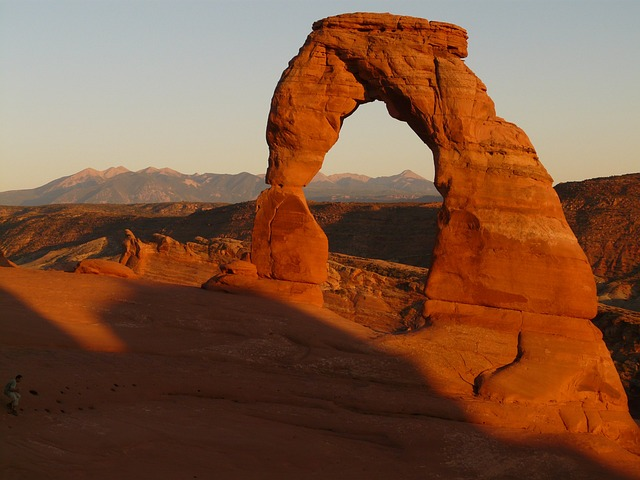
#> input picture abgabe4/p04_arches.jpg, 640 x 480 px
$ python abgabe4.py   (older library calls are emulated)
#> lines starting #> are read from the running program, lines starting #| are printed output that depends on the picture; after the words box and inside, x2 and y2 are one past the last pixel; in counts of white or black regions, pixels touching at a corner belong together
#> further down, image is the input picture: shape (480, 640, 3); mean B, G, R 61.6, 86.2, 128.3
import cv2
import numpy as np

original_image_url = "p04_arches.jpg"
sigma = 5.0
N = 3


def apply_laplacian_of_gaussian(image, kernel_size, sigma):
    # Apply Gaussian smoothing
    blurred = cv2.GaussianBlur(image, (kernel_size, kernel_size), sigma)

    # Apply Laplacian operator
    laplacian = cv2.Laplacian(blurred, cv2.CV_64F)

    return laplacian


def change_brightness(image, brightness_factor):
    # Convert the image to floating-point representation
    image_float = image.astype(np.float32) / 255.0

    # Apply the brightness factor
    image_brightness = image_float * brightness_factor

    # Clip the pixel values to the range [0, 1]
    image_brightness = np.clip(image_brightness, 0, 1)

    # Convert the image back to the original data type
    image_brightness = (image_brightness * 255).astype(np.uint8)

    return image_brightness


# ------------------------ Task 1a ------------------------

def gaussian(x: int, y: int, sigma: float):
    return (1.0 / (2 * np.pi * (sigma ** 2))) * np.exp(-(x ** 2 + y ** 2) / (2 * sigma ** 2))


def create_kernel(n: int, sigma: float) -> np.ndarray:
#> called with n = 3, sigma = 5
    filter_size = 2 * n + 1

    # Create empty Kernel
    kernel = np.zeros((filter_size, filter_size), np.float32)

    m = filter_size // 2
    n = filter_size // 2

    # Calculate Values for kernel
    for x in range(-m, m + 1):
        for y in range(-n, n + 1):
            kernel[x + m, y + n] = gaussian(x, y, sigma)

    kernel /= kernel.sum()

    return kernel


# ------------------------ Task 1b ------------------------

def gradient(image):
    # Sobel Kernel x
    sobel_x = np.array([[-1, 0, 1],
                        [-2, 0, 2],
                        [-1, 0, 1]])

    # Sobel Kernel y
    sobel_y = np.array([[-1, -2, -1],
                        [0, 0, 0],
                        [1, 2, 1]])

    # Calculate Gradient x and y direction
    gradient_x = cv2.filter2D(image, cv2.CV_64F, sobel_x)
    gradient_y = cv2.filter2D(image, cv2.CV_64F, sobel_y)

    # Calculate Gradient magnitude and Gradient direction
    gradient_magnitude = np.sqrt(gradient_x ** 2 + gradient_y ** 2)
    gradient_direction = np.arctan2(gradient_y, gradient_x)
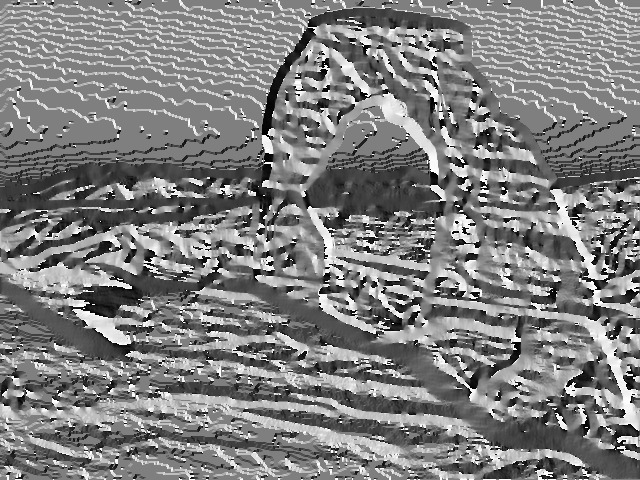
#> gradient_direction: shape (480, 640) float64; min -3.14, max 3.14, mean 0.000416; drawn with min black and max white

    return gradient_magnitude, gradient_direction


# ------------------------ Task 1c ------------------------

def non_max_suppression(gradient_magnitude, gradient_direction):
    # Create an empty output matrix
    output = np.zeros_like(gradient_magnitude, dtype=np.float32)

    # Round gradient direction to nearest 45 degrees
    direction = np.round(gradient_direction / (np.pi / 4)) % 4
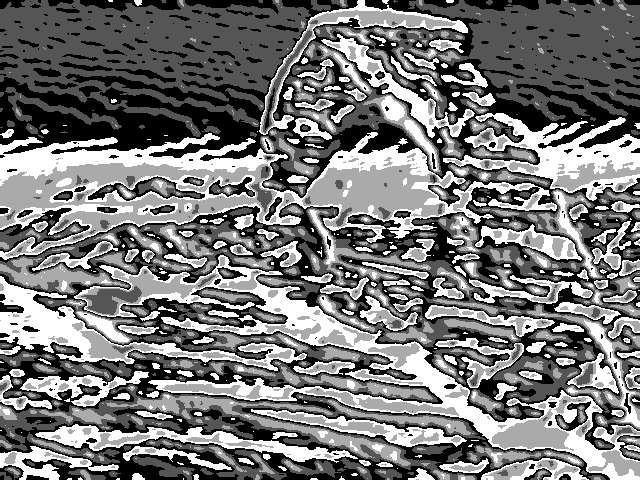
#> direction: shape (480, 640) float64; min 0, max 3, mean 1.4; drawn with min black and max white

    # Loop over every pixel in the gradient image
    for i in range(1, gradient_magnitude.shape[0] - 1):
        for j in range(1, gradient_magnitude.shape[1] - 1):
            # Check if the current pixel is a local maximum in its direction
            if direction[i, j] == 0:  # Direction: 0 degrees
                output[i, j] = gradient_magnitude[i, j] if (gradient_magnitude[i, j] > gradient_magnitude[
                    i, j - 1]) and (gradient_magnitude[i, j] > gradient_magnitude[i, j + 1]) else 0
            elif direction[i, j] == 1:  # Direction: 45 degrees
                output[i, j] = gradient_magnitude[i, j] if (gradient_magnitude[i, j] > gradient_magnitude[
                    i - 1, j - 1]) and (gradient_magnitude[i, j] > gradient_magnitude[i + 1, j + 1]) else 0
            elif direction[i, j] == 2:  # Direction: 90 degrees
                output[i, j] = gradient_magnitude[i, j] if (gradient_magnitude[i, j] > gradient_magnitude[
                    i - 1, j]) and (gradient_magnitude[i, j] > gradient_magnitude[i + 1, j]) else 0
            else:  # Direction: 135 degrees
                output[i, j] = gradient_magnitude[i, j] if (gradient_magnitude[i, j] > gradient_magnitude[
                    i - 1, j + 1]) and (gradient_magnitude[i, j] > gradient_magnitude[i + 1, j - 1]) else 0
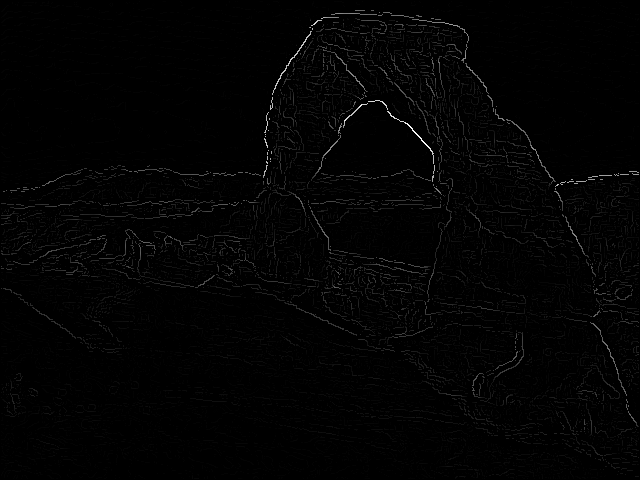
#> output: shape (480, 640) float32; min 0, max 257.4, mean 3.1; drawn with min black and max white

    return output


# ------------------------ Task 1d ------------------------

def hysteresis(gradient_magnitude, low_threshold, high_threshold):
    # Create an output matrix filled with zeros
#> called with low_threshold = 25, high_threshold = 35
    output = np.zeros_like(gradient_magnitude)

    # Find the indices of pixels above the high threshold
    strong_i, strong_j = np.where(gradient_magnitude >= high_threshold)
#> strong_i = 7812 values from 10 to 455; strong_j = 7812 values, max 638 at index 2970, min 1 at index 3901, mean 343.4

    # Find the indices of pixels between the low and high threshold
    weak_i, weak_j = np.where((gradient_magnitude <= high_threshold) & (gradient_magnitude >= low_threshold))
#> weak_i = 4050 values from 18 to 468; weak_j = 4050 values, max 638 at index 1737, min 1 at index 1634, mean 376

    # Set strong edges in output
    output[strong_i, strong_j] = 255

    # Check for weak edges that are connected to strong edges
    for i, j in zip(weak_i, weak_j):
        if (i > 0 and output[i - 1, j] == 255) or \
                (i < output.shape[0] - 1 and output[i + 1, j] == 255) or \
                (j > 0 and output[i, j - 1] == 255) or \
                (j < output.shape[1] - 1 and output[i, j + 1] == 255) or \
                (i > 0 and j > 0 and output[i - 1, j - 1] == 255) or \
                (i < output.shape[0] - 1 and j < output.shape[1] - 1 and output[i + 1, j + 1] == 255) or \
                (i > 0 and j < output.shape[1] - 1 and output[i - 1, j + 1] == 255) or \
                (i < output.shape[0] - 1 and j > 0 and output[i + 1, j - 1] == 255):
            output[i, j] = 255
#> this loop made 4050 passes
#> (i, j) on passes 1 to 3: (18, 355), (18, 356), (20, 394)
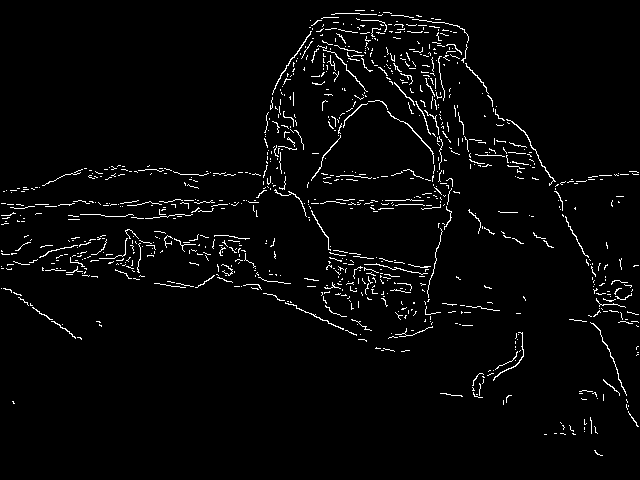
#> output: shape (480, 640) float32; 2.9% white in thin lines or dots

    return output


# ------------------------ Function calls ------------------------

image = cv2.imread(original_image_url)

image_greyscale = cv2.cvtColor(image, cv2.COLOR_BGR2GRAY)

kernel = create_kernel(N, sigma)

smoothed_image = cv2.filter2D(image_greyscale, -1, kernel)

gradient_magnitude, gradient_direction = gradient(smoothed_image)
non_max_suppres_image = non_max_suppression(gradient_magnitude,
                                            cv2.filter2D(gradient_direction, -1, create_kernel(3, 5.0)))

result = hysteresis(non_max_suppres_image, 25, 35)

cv2.imshow('Original Image', image_greyscale)
cv2.imshow('Gradient Magnitude Image', gradient_magnitude)
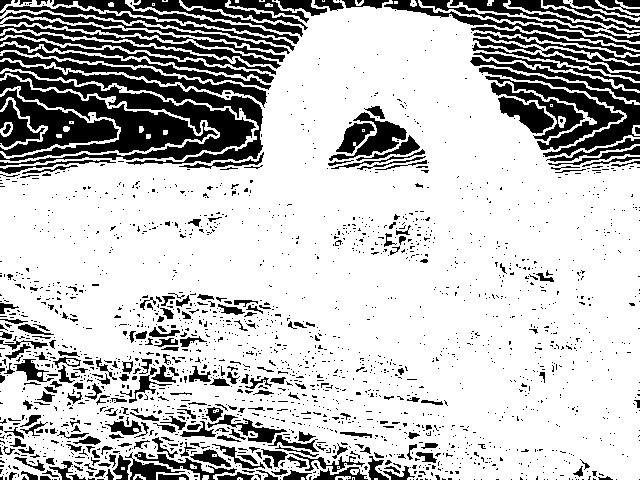
#> window 'Gradient Magnitude Image': shape (480, 640); 75.5% white; 2152 black regions (1878 under 20 px), largest, box (x1, y1, x2, y2) and area: (0, 75, 218, 161) 4912, (0, 71, 256, 166) 4630, (0, 60, 263, 165) 3620
cv2.imshow('Gradient Direction Image', gradient_direction)
cv2.imshow('Gradient Direction Smoothed Image', cv2.filter2D(gradient_direction, -1, create_kernel(3, 5.0)))
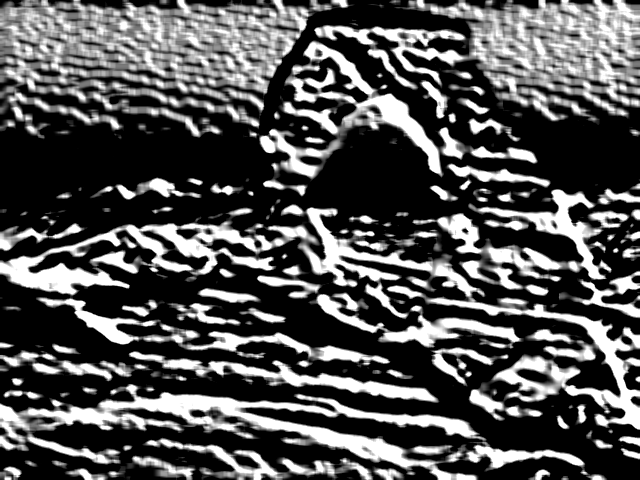
#> window 'Gradient Direction Smoothed Im': shape (480, 640); min 0, max 255, mean 83.1
cv2.imshow('non_maxima_supression Image', non_max_suppres_image)
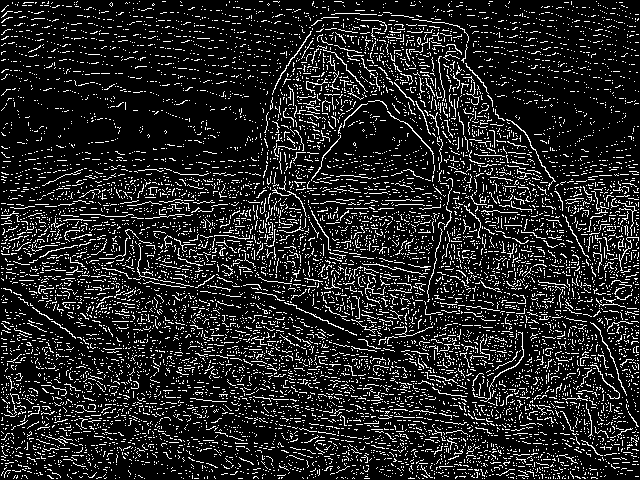
#> window 'non_maxima_supression Image': shape (480, 640); 14% white in thin lines or dots
cv2.imshow('Hysteresis Image', result)
cv2.waitKey(0)
cv2.destroyAllWindows()
